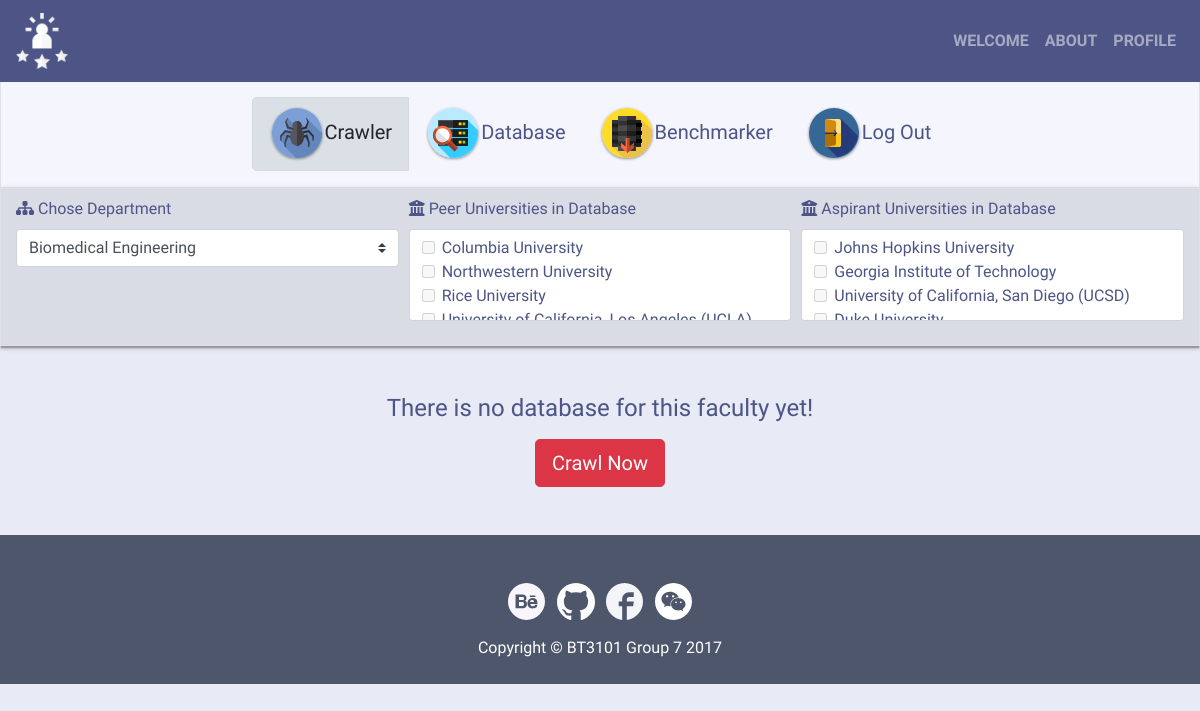
Before: /crawler/ (signed in) with the older database file.
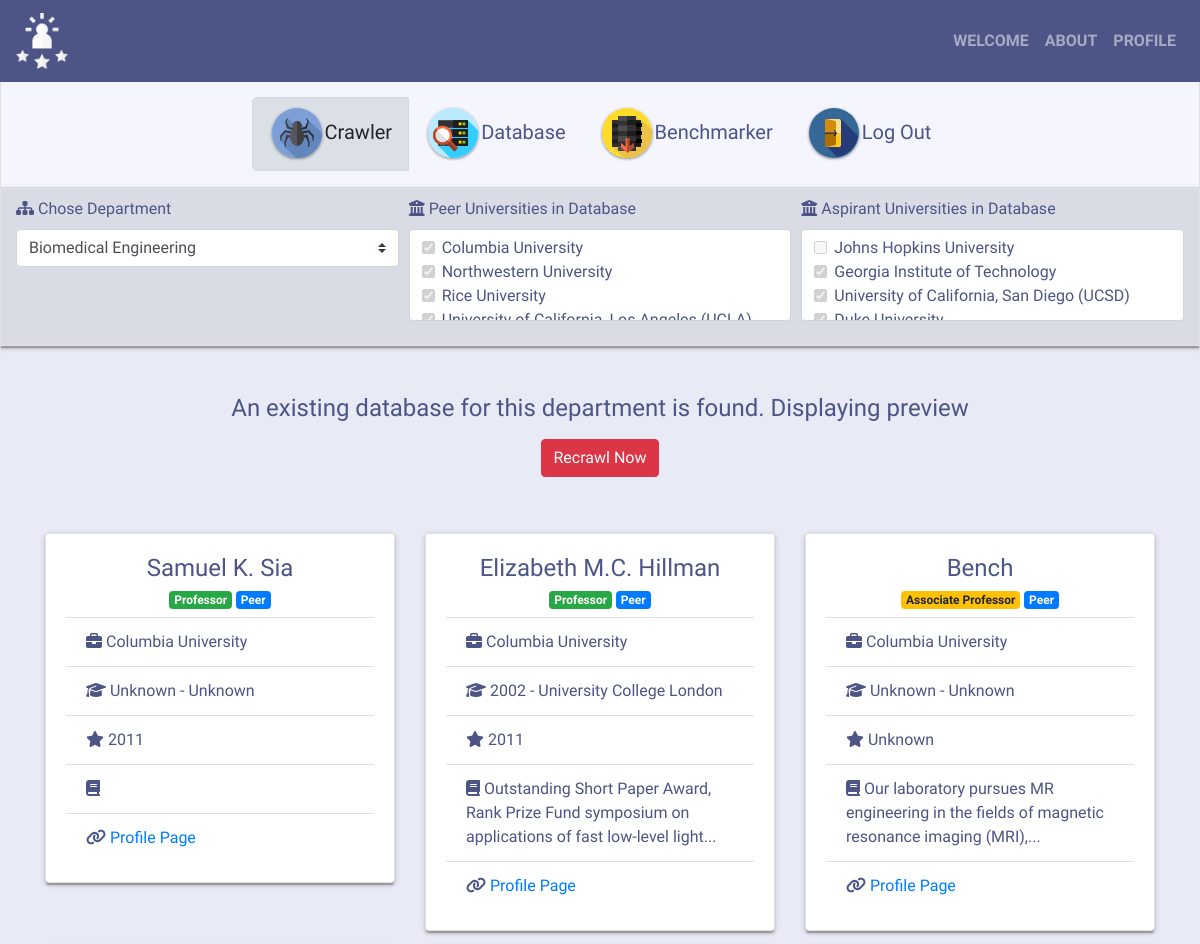
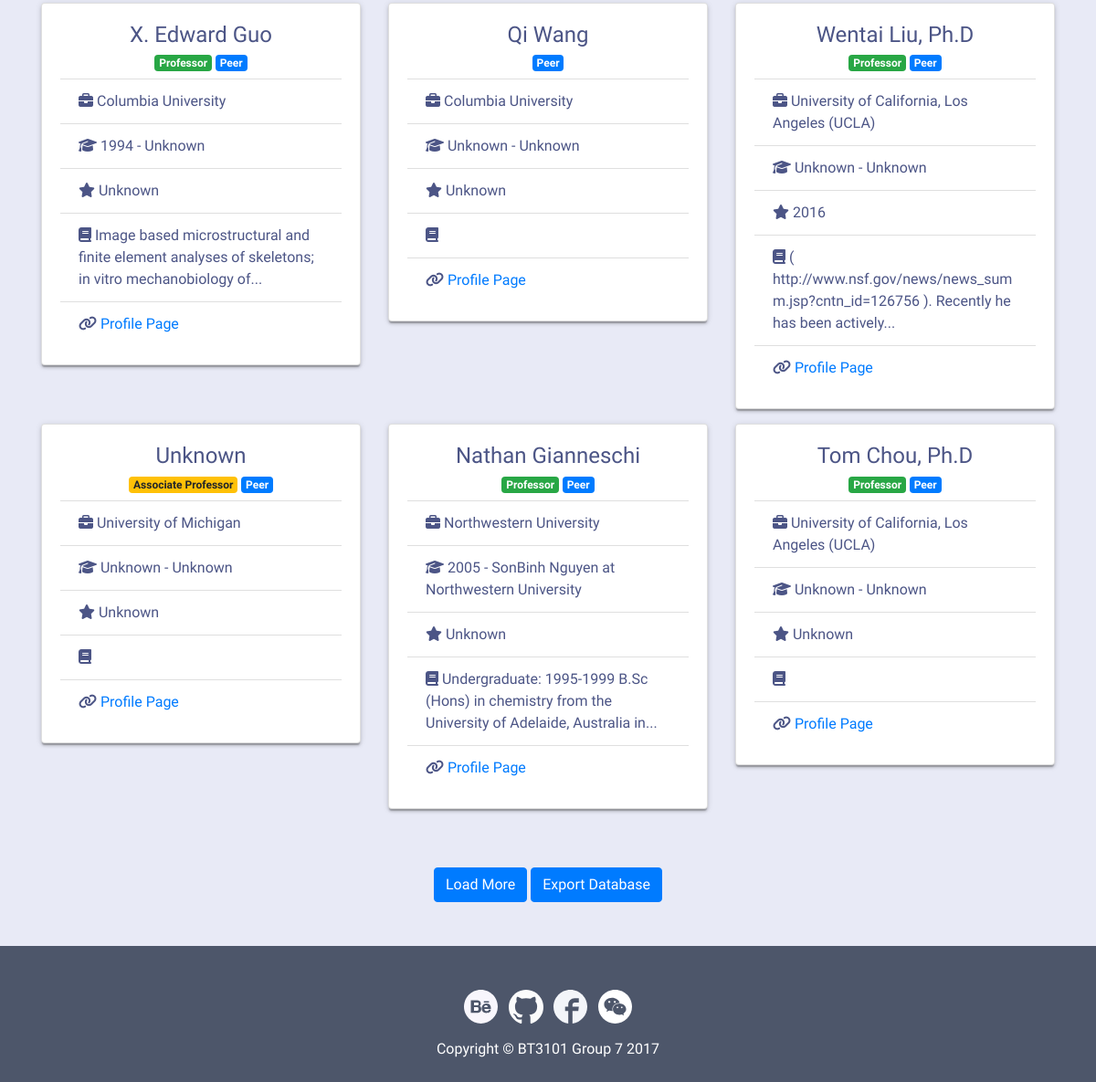
After: the same page with the newer database file (2 pictures, top to bottom).
### tables this page shows
CREATE TABLE profiles (
  profile_link TEXT PRIMARY KEY,
  name TEXT,
  department TEXT,
  university TEXT,
  tag TEXT,
  position TEXT,
  phd_year TEXT,
  phd_school TEXT,
  promotion_year TEXT,
  text_raw TEXT,
  user_updated INTEGER
);

### application.py (the view)
@app.route('/crawler/')
def crawler(dep='bme', length=9):
    if 'username' in session:
        if request.args.get('length'):
            length = request.args.get('length', type=int)
        if request.args.get('dep'):
            dep = request.args.get('dep')
        dep_name = helper.get_full_name(dep)
        preview = query_db('select * from profiles where department = ?', (dep_name,))
        db_peer = query_db('select distinct university from profiles where department = ? and tag = ?', (dep_name, 'peer'))
        in_db_peer = [row['university'] for row in db_peer]
        db_asp = query_db('select distinct university from profiles where department = ? and tag = ?' , (dep_name, 'aspirant'))
        in_db_asp = [row['university'] for row in db_asp]
        return render_template(
            "crawler.html",
            dep=dep,
            length=length,
            peer_unis=helper.get_peer_unis(dep),
            asp_unis=helper.get_asp_unis(dep),
            selected_peer=in_db_peer,
            selected_asp=in_db_asp,
            preview=preview)
    else:
        return redirect(url_for('main'))

### application.py (called while the page is built)
def get_db():
    db = getattr(g, '_database', None)
    if db is None:
        db = g._database = sqlite3.connect(DATABASE)
    return db

def query_db(query, args=(), one=False):
    db = get_db()
    db.row_factory = sqlite3.Row
    cur = db.cursor().execute(query, args)
    rv = cur.fetchall()
    return (rv[0] if rv else None) if one else rv

@app.teardown_appcontext
def close_connection(exception):
    db = getattr(g, '_database', None)
    if db is not None:
        db.close()

### helper.py (called while the page is built)
def get_full_name(dep):
    names = {
        'bme': 'Biomedical Engineering',
        'biochem': 'Biochemistry',
        'geo': 'Geography'
    }
    return names[dep]

### templates/crawler.html (shortened to what the changed rows need)
<!doctype html>
<html lang="en">
  <head>
    <link rel="stylesheet" href="https://maxcdn.bootstrapcdn.com/bootstrap/4.0.0-beta.2/css/bootstrap.min.css">
    <link href="https://opensource.keycdn.com/fontawesome/4.7.0/font-awesome.min.css" rel="stylesheet">
    <link href="../static/css/custom.css" rel="stylesheet">
  </head>
  <body>
    <div class="container-fluid border py-2 criteria-box shadowed">
      <form>
        <div class="form-row">
          <div class="form-group col-4">
            <div class="form-scrollable rounded">
              {% for uni in peer_unis %}
              <div class="form-check">
                <label class="form-check-label">
                  <input class="form-check-input" type="checkbox" name="selected_peer" value="{{ uni }}" {% if uni in selected_peer %} checked {% endif %} disabled="" />{{ uni }}</label>
              </div>
              {% endfor %}
            </div>
          </div>
          <div class="form-group col-4">
            <div class="form-scrollable rounded">
              {% for uni in asp_unis %}
              <div class="form-check">
                <label class="form-check-label">
                  <input class="form-check-input" type="checkbox" name="selected_asp" value="{{ uni }}" {% if uni in selected_asp %} checked {% endif %} disabled="" />{{ uni }}
                </label>
              </div>
              {% endfor %}
            </div>
          </div>
        </div>
      </form>
    </div>
    {% if preview | length > 0 %}
      <div class="container py-5">
        <h4 class="text-center">An existing database for this department is found. Displaying preview</h4>
        <div class="text-center pt-2">
          <a href="{{ url_for('crawler_choose_unis', dep=dep) }}" class="btn btn-danger">Recrawl Now</a>
        </div>
      </div>
      <div class="container pt-2">
        <div class="row">
          {% for value in preview[:length] %}
            <div class="col-4">
              <div class="card mb-3 shadowed">
                <div class="card-body">
                  <h4 class="card-title text-center">{{ value['name'] }}</h4>
                  <h6 class="card-subtitle text-center">
                    {% if value['position'] == 'Professor' %}
                      <span class="badge badge-success mb-2">Professor</span>
                    {% elif value['position'] == 'Associate Professor' %}
                      <span class="badge badge-warning mb-2">Associate Professor</span>
                    {% endif %}
                    {% if value['tag'] == 'peer' %}
                      <span class="badge badge-primary mb-2">Peer</span>
                    {% elif value['tag'] == 'aspirant' %}
                      <span class="badge badge-info mb-2">Aspirant</span>
                    {% endif %}
                  </h6>
                  <ul class="list-group list-group-flush">
                    <li class="list-group-item"><i class="fa fa-briefcase" aria-hidden="true"></i>&nbsp;{{ value['university'] }}</li>
                    <li class="list-group-item"><i class="fa fa-graduation-cap" aria-hidden="true"></i>&nbsp;{{ value['phd_year'] }} - {{ value['phd_school'] }}</li>
                    <li class="list-group-item"><i class="fa fa-star" aria-hidden="true"></i>&nbsp;{{ value['promotion_year'] }}</li>
                    <li class="list-group-item"><i class="fa fa-book" aria-hidden="true"></i>&nbsp;{{ value['text_raw'] | truncate(100) }}</li>
                    <li class="list-group-item"><i class="fa fa-link"></i>&nbsp;<a href="{{ value['profile_link'] }}" target="_blank">Profile Page</a></li>
                  </ul>
                </div>
              </div>
            </div>
          {% endfor %}
        </div>
        <div class="text-center py-5" id="loadMore">
          <a type="button" class="btn btn-primary" href="{{ url_for('crawler', dep=dep, length=length+9) }}">Load More</a>
          <button type="butoon" class="btn btn-primary" data-toggle="modal" data-target="#exportModal">Export Database</button>
        </div>
      </div>
    {% else %}
      <div class="container py-5">
        <h4 class="text-center">There is no database for this faculty yet!</h4>
        <div class="text-center pt-2">
          <a href="{{ url_for('crawler_choose_unis', dep=dep) }}" type="button" class="btn btn-lg btn-danger">Crawl Now</a>
        </div>
      </div>
    {% endif %}
  </body>
</html>

Changed rows visible on the page:
added profiles: name "Samuel K. Sia", position "Professor", tag "Peer", university "Columbia University", phd_year "Unknown", phd_school "Unknown", promotion_year "2011"
added profiles: name "Elizabeth M.C. Hillman", position "Professor", tag "Peer", university "Columbia University", phd_year "2002", phd_school "University College London", promotion_year "2011", text_raw "Outstanding Short Paper Award, Rank Prize Fund symposium on applications of fast low-level light..."
added profiles: name "Bench", shows "Associate Professor", tag "Peer", university "Columbia University", phd_year "Unknown", phd_school "Unknown", promotion_year "Unknown", text_raw "Our laboratory pursues MR engineering in the fields of magnetic resonance imaging (MRI),..."
added profiles: name "X. Edward Guo", position "Professor", tag "Peer", university "Columbia University", phd_year "1994", phd_school "Unknown", promotion_year "Unknown", text_raw "Image based microstructural and finite element analyses of skeletons; in vitro mechanobiology of..."
added profiles: name "Qi Wang", tag "Peer", university "Columbia University", phd_year "Unknown", phd_school "Unknown", promotion_year "Unknown"
added profiles: name "Wentai Liu, Ph.D", position "Professor", tag "Peer", university "University of California, Los Angeles (UCLA)", phd_year "Unknown", phd_school "Unknown", promotion_year "2016", text_raw "( http://www.nsf.gov/news/news_summ.jsp?cntn_id=126756 ). Recently he has been actively..."
added profiles: name "Unknown", shows "Associate Professor", tag "Peer", university "University of Michigan", phd_year "Unknown", phd_school "Unknown", promotion_year "Unknown"
added profiles: name "Nathan Gianneschi", position "Professor", tag "Peer", university "Northwestern University", phd_year "2005", phd_school "SonBinh Nguyen at Northwestern University", promotion_year "Unknown", text_raw "Undergraduate: 1995-1999 B.Sc (Hons) in chemistry from the University of Adelaide, Australia in..."
added profiles: name "Tom Chou, Ph.D", position "Professor", tag "Peer", university "University of California, Los Angeles (UCLA)", phd_year "Unknown", phd_school "Unknown", promotion_year "Unknown"
Other visible differences:
form field selected_peer: "☐" → "☑"
form field selected_asp: "☐" → "☑"
text no longer shown: "There is no database for this faculty yet! Crawl Now"
text now shown: "An existing database for this department is found. Displaying preview Recrawl Now Load More Export Database"
